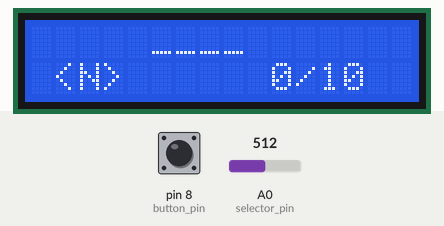
Simulated run of this sketch. Board: Arduino Uno, built with avr-gcc and run on an emulated ATmega328P. Shown: 16×2 character LCD. Inputs (shaded band) come from the test bench; at power-on: A0 (selector_pin) = 512, pin 8 (button_pin) LOW. Random numbers use the default seed unless the sketch sets one.

Above: at 1.2 s.
1.3 s: A0 (selector_pin) set to 716
At 2.1 s:
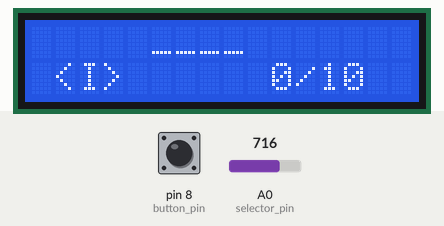
2.8 s: pin 8 (button_pin) pulled HIGH for 0.15 s
At 3.3 s:
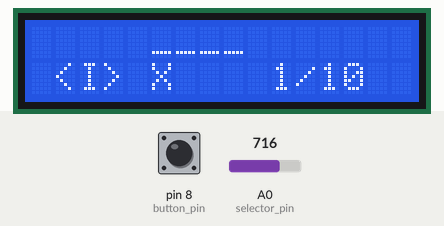
4.4 s: A0 (selector_pin) set to 900
At 5.6 s:
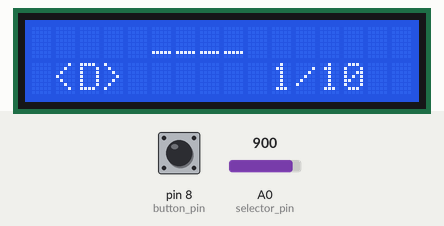
5.9 s: pin 8 (button_pin) pulled HIGH for 1 s
At 6.8 s:
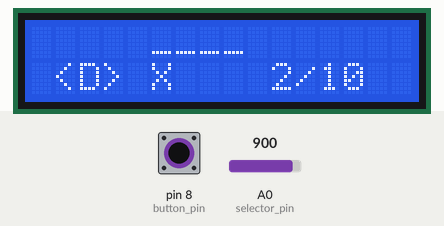
8.4 s: A0 (selector_pin) set to 1023
At 8.7 s:
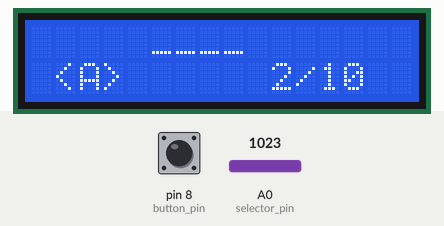
9.9 s: pin 8 (button_pin) pulled HIGH for 0.15 s
At 11.0 s:
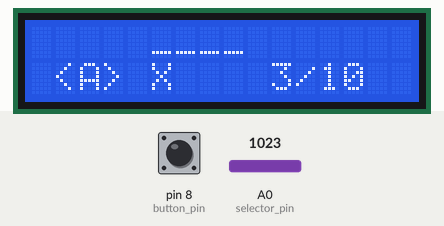
Timing chart, 0 to 12.5 s (numbered marks = the images above; inputs shaded):
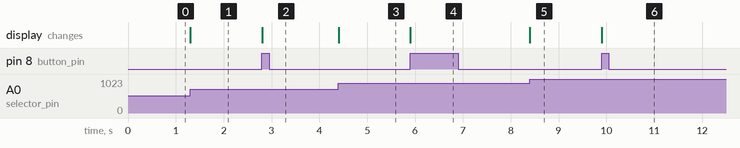

The sketch:

wordGuessing.ino
```cpp
#include <LiquidCrystal.h>
#include "words.h"

const int rs = 12, en = 11, d4 = 5, d5 = 4, d6 = 3, d7 = 2;
LiquidCrystal lcd(rs, en, d4, d5, d6, d7);

const int selector_pin = A0;
int selector_value;

const int button_pin = 8;
int button_state;

int word_index;

uint32_t letters_bitmap = 0;

int tries = 0;
int max_tries = 10;

enum b_state {
    PRESSED,
    RELEASED
};

enum g_state {
    PLAYING,
    WIN,
    LOSE
};

int game_state;

int ascii_to_index(char letter) {
    return (int)( letter - 65);
}

char index_to_ascii(int index) {
    return (char)( index + 65 );
}

void load_letter() {
    selector_value = 25 - (int)analogRead(selector_pin)/40;
}

void select_word() {
    word_index = (int)random(word_length);
    tries = 0;
    letters_bitmap = 0;
}

bool check_letter(char letter) {
    return ( ( (uint32_t)((uint32_t)1 << ascii_to_index(letter)) & letters_bitmap) != 0 );
}

int get_good_letter_count() {
    int good_letter = 0;
    int word_length = strlen(words[word_index]);
    for (int i = 0; i < word_length; i++) {
        if ( check_letter(words[word_index][i])) {
            good_letter++;
        }
    }
    return good_letter;
}

int check_win_lose() {
    if (tries == max_tries) return LOSE;
    int word_length = strlen(words[word_index]);
    for (int i = 0; i < word_length; i++) {
        if ( check_letter(words[word_index][i]) == 0) {
            return PLAYING;
        }
    }
    return WIN;
}

void print_obfuscated_word() {
    lcd.setCursor(5, 0);
    int word_length = strlen(words[word_index]);
    for (int i = 0; i < word_length; i++) {
        if ( check_letter(words[word_index][i]) ) {
            lcd.print(words[word_index][i]);
        } else {
            lcd.print('_');
        }
    }
}

void set_letter() {
    if ( check_letter(index_to_ascii(selector_value)) == false) {
        int old_count = get_good_letter_count();
        letters_bitmap |= (uint32_t)1 << (uint32_t)selector_value;
        if (get_good_letter_count() == old_count) {
            tries++;
        }
    }
    /* char charVal[10];
    sprintf(charVal, "%08lX", letters_bitmap);
    Serial.println( charVal ); */
}

void check_button() {
    if ( digitalRead(button_pin) ) {
        if ( button_state == RELEASED) {
            button_state = PRESSED;
            set_letter();
        }
    } else {
        button_state = RELEASED;
    }
}

void setup() {
    Serial.begin(9600);
    // select a random seed
    randomSeed(analogRead(0));
    // select a random word
    select_word();
    // set up the LCD's number of columns and rows:
    lcd.begin(16, 2);
}

void print_screen() {
    // print word as '_' and tried letters
    print_obfuscated_word();
    // print selected letter
    load_letter();
    lcd.setCursor(1, 1);
    lcd.print('<');
    lcd.print( index_to_ascii(selector_value) );
    lcd.print('>');
    lcd.setCursor(5, 1);
    if (check_letter(index_to_ascii(selector_value))) lcd.print('X');
    else lcd.print(' ');
    // print number of tries
    lcd.setCursor(10, 1);
    lcd.print(tries);
    lcd.print('/');
    lcd.print(max_tries);
}

void win_screen() {
    delay(1000);
    lcd.clear();
    lcd.setCursor(4, 0);
    lcd.print("You Win!");
    delay(2000);
    lcd.clear();
    return;
}

void lose_screen() {
    lcd.clear();
    lcd.setCursor(3, 0);
    lcd.print("You Lost :(");
    lcd.setCursor(5, 1);
    lcd.print(words[word_index]);
    delay(2000);
    lcd.clear();
    return;
}

void loop() {
    print_screen();
    // check for button press
    check_button();
    game_state = check_win_lose();
    switch (game_state) {
        case PLAYING:
            break;
        case WIN:
            win_screen();
            select_word();
            break;
        case LOSE:
            lose_screen();
            select_word();
            break;
    }
}
```

words.h
```cpp
char *words[] = {
    "APPLE", "SHADOW", "TIGER", "BRICK", "LUCKY", "FOREST", "CACTUS", "ROCKET", "BANANA", "MAGNET",
    "WIZARD", "JELLY", "MONKEY", "PIRATE", "ZIPPER", "SILVER", "LLAMA", "COOKIE", "ORANGE", "ROBOT",
    "BUTTON", "DRAGON", "NINJA", "TUNNEL", "KITTEN", "PEBBLE", "SUNSET", "SPIDER", "MARBLE", "ANCHOR",
    "PLANET", "SLIPPER", "HELMET", "NEON", "ECHO", "SPOON", "CIRCUS", "TURTLE", "ICICLE", "PILLOW",
    "CRYSTAL", "MIRROR", "CLOUD", "BASKET", "LANTERN", "BUBBLE", "RIBBON", "CANDLE", "GARDEN", "SHADOW"
};

int word_length = 50;
```

Measured:
- after the input at 1.3 s, the display: changes at once (image 1)
- after the input at 2.8 s, the display: changes at once (image 2)
- after the input at 4.4 s, the display: changes at once (image 3)
- after the input at 5.9 s, the display: changes at once (image 4)
- after the input at 8.4 s, the display: changes at once (image 5)
- after the input at 9.9 s, the display: changes at once (image 6)
